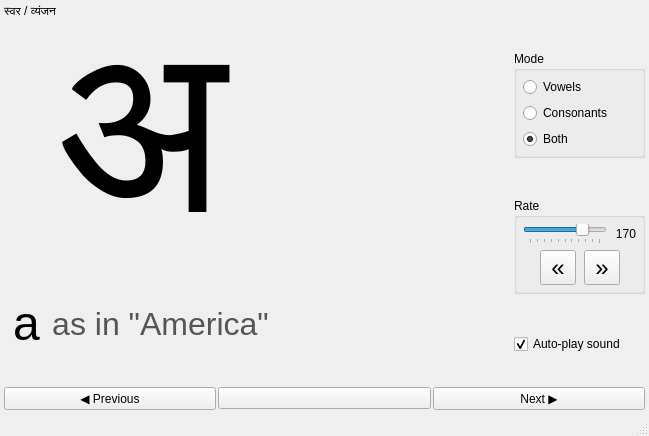
<?xml version="1.0" encoding="UTF-8"?>
<ui version="4.0">
    <class>MainWindow</class>
    <widget class="QMainWindow" name="MainWindow">
        <property name="geometry">
            <rect>
                <x>0</x>
                <y>0</y>
                <width>649</width>
                <height>436</height>
            </rect>
        </property>
        <property name="windowTitle">
            <string>Hindi Alphabet Helper</string>
        </property>
        <widget class="QWidget" name="centralwidget">
            <layout class="QVBoxLayout" name="verticalLayout_root" stretch="0,1,0">
                <property name="spacing">
                    <number>2</number>
                </property>
                <property name="leftMargin">
                    <number>4</number>
                </property>
                <property name="topMargin">
                    <number>4</number>
                </property>
                <property name="rightMargin">
                    <number>4</number>
                </property>
                <property name="bottomMargin">
                    <number>4</number>
                </property>
                <item>
                    <widget class="QLabel" name="categoryLabel">
                        <property name="text">
                            <string>स्वर / व्यंजन</string>
                        </property>
                    </widget>
                </item>
                <item>
                    <layout class="QGridLayout" name="gridLayout_panel">
                        <property name="leftMargin">
                            <number>0</number>
                        </property>
                        <property name="topMargin">
                            <number>0</number>
                        </property>
                        <property name="rightMargin">
                            <number>0</number>
                        </property>
                        <property name="bottomMargin">
                            <number>0</number>
                        </property>
                        <property name="verticalSpacing">
                            <number>2</number>
                        </property>
                        <item row="0" column="0" colspan="2" alignment="Qt::AlignLeft">
                            <widget class="QWidget" name="symbolStack" native="true">
                                <layout class="QVBoxLayout" name="verticalLayout_symbolStack">
                                    <property name="spacing">
                                        <number>2</number>
                                    </property>
                                    <property name="leftMargin">
                                        <number>0</number>
                                    </property>
                                    <property name="topMargin">
                                        <number>0</number>
                                    </property>
                                    <property name="rightMargin">
                                        <number>0</number>
                                    </property>
                                    <property name="bottomMargin">
                                        <number>0</number>
                                    </property>
                                    <item>
                                        <widget class="QLabel" name="symbolLabel">
                                            <property name="font">
                                                <font>
                                                    <family>Kohinoor Devanagari</family>
                                                    <pointsize>180</pointsize>
                                                    <bold>false</bold>
                                                </font>
                                            </property>
                                            <property name="text">
                                                <string>अ</string>
                                            </property>
                                            <property name="alignment">
                                                <set>Qt::AlignCenter</set>
                                            </property>
                                        </widget>
                                    </item>
                                    <item>
                                        <widget class="QWidget" name="pronEngContainer" native="true">
                                            <layout class="QHBoxLayout" name="horizontalLayout_pronEng">
                                                <property name="spacing">
                                                    <number>12</number>
                                                </property>
                                                <item>
                                                    <widget class="QLabel" name="pronLabel">
                                                        <property name="font">
                                                            <font>
                                                                <family>Arial</family>
                                                                <pointsize>36</pointsize>
                                                            </font>
                                                        </property>
                                                        <property name="text">
                                                            <string>a</string>
                                                        </property>
                                                        <property name="alignment">
                                                            <set>Qt::AlignCenter</set>
                                                        </property>
                                                    </widget>
                                                </item>
                                                <item>
                                                    <widget class="QLabel" name="engLabel">
                                                        <property name="font">
                                                            <font>
                                                                <family>Arial</family>
                                                                <pointsize>24</pointsize>
                                                            </font>
                                                        </property>
                                                        <property name="styleSheet">
                                                            <string notr="true">color: #555;</string>
                                                        </property>
                                                        <property name="text">
                                                            <string>as in &quot;America&quot;</string>
                                                        </property>
                                                        <property name="alignment">
                                                            <set>Qt::AlignCenter</set>
                                                        </property>
                                                    </widget>
                                                </item>
                                            </layout>
                                        </widget>
                                    </item>
                                </layout>
                            </widget>
                        </item>
                        <item row="0" column="2"
                              alignment="Qt::AlignRight|Qt::AlignVCenter">
                            <widget class="QWidget" name="filterContainer" native="true">
                                <layout class="QVBoxLayout" name="verticalLayout_filterContainer">
                                    <property name="spacing">
                                        <number>0</number>
                                    </property>
                                    <property name="leftMargin">
                                        <number>0</number>
                                    </property>
                                    <property name="topMargin">
                                        <number>0</number>
                                    </property>
                                    <property name="rightMargin">
                                        <number>0</number>
                                    </property>
                                    <property name="bottomMargin">
                                        <number>0</number>
                                    </property>
                                    <item alignment="Qt::AlignVCenter">
                                        <widget class="QGroupBox" name="filterGroup">
                                            <property name="title">
                                                <string>Mode</string>
                                            </property>
                                            <layout class="QVBoxLayout" name="verticalLayout_filter">
                                                <property name="spacing">
                                                    <number>6</number>
                                                </property>
                                                <property name="leftMargin">
                                                    <number>6</number>
                                                </property>
                                                <property name="topMargin">
                                                    <number>6</number>
                                                </property>
                                                <property name="rightMargin">
                                                    <number>6</number>
                                                </property>
                                                <property name="bottomMargin">
                                                    <number>6</number>
                                                </property>
                                                <item>
                                                    <widget class="QRadioButton" name="rbVowels">
                                                        <property name="text">
                                                            <string>Vowels</string>
                                                        </property>
                                                    </widget>
                                                </item>
                                                <item>
                                                    <widget class="QRadioButton" name="rbConsonants">
                                                        <property name="text">
                                                            <string>Consonants</string>
                                                        </property>
                                                    </widget>
                                                </item>
                                                <item>
                                                    <widget class="QRadioButton" name="rbBoth">
                                                        <property name="text">
                                                            <string>Both</string>
                                                        </property>
                                                        <property name="checked">
                                                            <bool>true</bool>
                                                        </property>
                                                    </widget>
                                                </item>
                                            </layout>
                                        </widget>
                                    </item>
                                    <item>
                                        <spacer name="verticalSpacer_1">
                                            <property name="orientation">
                                                <enum>Qt::Vertical</enum>
                                            </property>
                                            <property name="sizeHint" stdset="0">
                                                <size>
                                                    <width>20</width>
                                                    <height>40</height>
                                                </size>
                                            </property>
                                        </spacer>
                                    </item>
                                    <item>
                                        <widget class="QGroupBox" name="audioGroup">
                                            <property name="title">
                                                <string>Rate</string>
                                            </property>
                                            <layout class="QVBoxLayout" name="verticalLayout_audio">
                                                <property name="spacing">
                                                    <number>6</number>
                                                </property>
                                                <property name="leftMargin">
                                                    <number>6</number>
                                                </property>
                                                <property name="topMargin">
                                                    <number>6</number>
                                                </property>
                                                <property name="rightMargin">
                                                    <number>6</number>
                                                </property>
                                                <property name="bottomMargin">
                                                    <number>6</number>
                                                </property>
                                                <item>
                                                    <layout class="QHBoxLayout" name="horizontalLayout_rateRow">
                                                        <property name="spacing">
                                                            <number>8</number>
                                                        </property>
                                                        <item>
                                                            <widget class="QSlider" name="sliderRate">
                                                                <property name="minimum">
                                                                    <number>20</number>
                                                                </property>
                                                                <property name="maximum">
                                                                    <number>220</number>
                                                                </property>
                                                                <property name="singleStep">
                                                                    <number>20</number>
                                                                </property>
                                                                <property name="pageStep">
                                                                    <number>20</number>
                                                                </property>
                                                                <property name="value">
                                                                    <number>170</number>
                                                                </property>
                                                                <property name="orientation">
                                                                    <enum>Qt::Horizontal</enum>
                                                                </property>
                                                                <property name="tickPosition">
                                                                    <enum>QSlider::TicksBelow</enum>
                                                                </property>
                                                                <property name="tickInterval">
                                                                    <number>20</number>
                                                                </property>
                                                            </widget>
                                                        </item>
                                                        <item>
                                                            <widget class="QLabel" name="lblRateValue">
                                                                <property name="text">
                                                                    <string>170</string>
                                                                </property>
                                                                <property name="alignment">
                                                                    <set>Qt::AlignRight|Qt::AlignVCenter</set>
                                                                </property>
                                                            </widget>
                                                        </item>
                                                    </layout>
                                                </item>
                                                <item>
                                                    <layout class="QHBoxLayout" name="horizontalLayout_rateButtons">
                                                        <property name="spacing">
                                                            <number>8</number>
                                                        </property>
                                                        <item>
                                                            <spacer name="rateButtonsLeftSpacer">
                                                                <property name="orientation">
                                                                    <enum>Qt::Horizontal</enum>
                                                                </property>
                                                                <property name="sizeType">
                                                                    <enum>QSizePolicy::Expanding</enum>
                                                                </property>
                                                                <property name="sizeHint" stdset="0">
                                                                    <size>
                                                                        <width>0</width>
                                                                        <height>0</height>
                                                                    </size>
                                                                </property>
                                                            </spacer>
                                                        </item>
                                                        <item>
                                                            <widget class="QToolButton" name="btnSlower">
                                                                <property name="toolTip">
                                                                    <string>Decrease speaking rate</string>
                                                                </property>
                                                                <property name="font">
                                                                    <font>
                                                                        <pointsize>18</pointsize>
                                                                    </font>
                                                                </property>
                                                                <property name="text">
                                                                    <string>«</string>
                                                                </property>
                                                            </widget>
                                                        </item>
                                                        <item>
                                                            <widget class="QToolButton" name="btnFaster">
                                                                <property name="toolTip">
                                                                    <string>Increase speaking rate</string>
                                                                </property>
                                                                <property name="font">
                                                                    <font>
                                                                        <pointsize>18</pointsize>
                                                                    </font>
                                                                </property>
                                                                <property name="text">
                                                                    <string>»</string>
                                                                </property>
                                                            </widget>
                                                        </item>
                                                        <item>
                                                            <spacer name="rateButtonsRightSpacer">
                                                                <property name="orientation">
                                                                    <enum>Qt::Horizontal</enum>
                                                                </property>
                                                                <property name="sizeType">
                                                                    <enum>QSizePolicy::Expanding</enum>
                                                                </property>
                                                                <property name="sizeHint" stdset="0">
                                                                    <size>
                                                                        <width>0</width>
                                                                        <height>0</height>
                                                                    </size>
                                                                </property>
                                                            </spacer>
                                                        </item>
                                                    </layout>
                                                </item>
                                            </layout>
                                        </widget>
                                    </item>
                                    <item>
                                        <spacer name="verticalSpacer_2">
                                            <property name="orientation">
                                                <enum>Qt::Vertical</enum>
                                            </property>
                                            <property name="sizeHint" stdset="0">
                                                <size>
                                                    <width>20</width>
                                                    <height>40</height>
                                                </size>
                                            </property>
                                        </spacer>
                                    </item>
                                    <item>
                                        <widget class="QCheckBox" name="cbAutoPlay">
                                            <property name="text">
                                                <string>Auto-play sound</string>
                                            </property>
                                            <property name="checked">
                                                <bool>true</bool>
                                            </property>
                                        </widget>
                                    </item>
                                </layout>
                            </widget>
                        </item>
                    </layout>
                </item>
                <item>
                    <layout class="QHBoxLayout" name="horizontalLayout_controls">
                        <item>
                            <widget class="QPushButton" name="prev_btn">
                                <property name="text">
                                    <string>◀ Previous</string>
                                </property>
                            </widget>
                        </item>
                        <item>
                            <widget class="QPushButton" name="play_btn">
                                <property name="icon">
                                    <iconset>
                                        <normaloff>../assets/icons/ear.png</normaloff>../assets/icons/ear.png
                                    </iconset>
                                </property>
                                <property name="iconSize">
                                    <size>
                                        <width>16</width>
                                        <height>16</height>
                                    </size>
                                </property>
                            </widget>
                        </item>
                        <item>
                            <widget class="QPushButton" name="next_btn">
                                <property name="text">
                                    <string>Next ▶</string>
                                </property>
                            </widget>
                        </item>
                    </layout>
                </item>
            </layout>
        </widget>
        <widget class="QMenuBar" name="menubar">
            <property name="geometry">
                <rect>
                    <x>0</x>
                    <y>0</y>
                    <width>649</width>
                    <height>24</height>
                </rect>
            </property>
        </widget>
        <widget class="QStatusBar" name="statusbar"/>
    </widget>
    <resources/>
    <connections/>
</ui>
